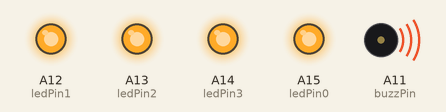
A sketch run on a simulated Arduino Mega 2560, built with avr-gcc and run on an emulated ATmega2560. Parts: output pins drawn as LEDs (lit = HIGH), buzzer (waves = sounding, pin HIGH). What the sketch prints to the serial monitor is not drawn.

Above: at 0.01 s.
At 1.0 s:
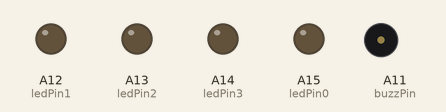
Timing chart, 0 to 2.5 s (numbered marks = the images above):
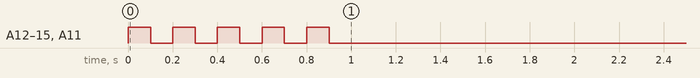

The sketch:

ARM_Arduino_GPS_Collector.ino
```cpp
#include <SPI.h>
#include <SD.h>
#include "TimerThree.h"

int               ledPin1 = A12;
int               ledPin2 = A13;
int               ledPin3 = A14;
int               ledPin0 = A15;
int               buzzPin = A11;
int               gndPin = A10;

File              sdFile;

String            fileName_S0 = "S0_log.txt";
String            fileName_S1 = "S1_log.txt";
String            fileName_S2 = "S2_log.txt";
String            fileName_S3 = "S3_log.txt";

char              inputChar_S0 = 0;
char              inputChar_S1 = 0;
char              inputChar_S2 = 0;
char              inputChar_S3 = 0;

String            inputString_S0 = "";
String            inputString_S1 = "";
String            inputString_S2 = "";
String            inputString_S3 = "";

unsigned long     timerLED_S0;
unsigned long     timerLED_S1;
unsigned long     timerLED_S2;
unsigned long     timerLED_S3;

String            nmea = "$GNGGA,091830.00,5007.77480,N,01422.50159,E,1,10,1.04,296.3,M,44.3,M,,*4B";

void setup()
{
  setup_PINS();
  test_Indicators(5);
  setup_Serial();
  //setup_SD();
  //create_files();
  Timer3.initialize(1000000);   // po 1ms vyvola preruseni
  Timer3.attachInterrupt(send_fixed_poss);
}

void loop()
{
  /*process_S0();
  process_S1();
  process_S2();
  process_S3();*/
  delay(5);
}
```

ARM_Arduino_GPS_Collector_collectionFncs.ino
```cpp
void process_S0(){
  while (Serial.available()) {
    inputChar_S0 = (char)Serial.read();
    inputString_S0 += inputChar_S0;
    if (inputChar_S0 == '\n') {
      sdFile = SD.open(fileName_S0, FILE_WRITE);
      sdFile.print(inputString_S0);
      sdFile.close();
      inputString_S0 = "";
      digitalWrite(ledPin0, HIGH);
      timerLED_S0 = millis();
      Serial.print("S0");
    }
  }
  if (timerLED_S0 < millis() - 20) digitalWrite(ledPin0, LOW);
}

void process_S1(){
  while (Serial1.available()) {
    inputChar_S1 = (char)Serial1.read();
    inputString_S1 += inputChar_S1;
    if (inputChar_S1 == '\n') {
      sdFile = SD.open(fileName_S1, FILE_WRITE);
      sdFile.print(inputString_S1);
      sdFile.close();
      inputString_S1 = "";
      digitalWrite(ledPin1, HIGH);
      timerLED_S1 = millis();
      Serial.print("S1");
    }
  }
  if (timerLED_S1 < millis() - 20) digitalWrite(ledPin1, LOW);
}
void process_S2(){
  while (Serial2.available()) {
    inputChar_S2 = (char)Serial2.read();
    inputString_S2 += inputChar_S2;
    if (inputChar_S2 == '\n') {
      sdFile = SD.open(fileName_S2, FILE_WRITE);
      sdFile.print(inputString_S2);
      sdFile.close();
      inputString_S2 = "";
      digitalWrite(ledPin2, HIGH);
      timerLED_S2 = millis();
      Serial.print("S2");
    }
  }
  if (timerLED_S2 < millis() - 20) digitalWrite(ledPin2, LOW);
}
void process_S3(){
  while (Serial3.available()) {
    inputChar_S3 = (char)Serial3.read();
    inputString_S3 += inputChar_S3;
    if (inputChar_S3 == '\n') {
      sdFile = SD.open(fileName_S3, FILE_WRITE);
      sdFile.print(inputString_S3);
      sdFile.close();
      inputString_S3 = "";
      digitalWrite(ledPin3, HIGH);
      timerLED_S3 = millis();
      Serial.print("S3");
    }
  }
  if (timerLED_S3 < millis() - 20) digitalWrite(ledPin3, LOW);
}
void create_files(){
  create_file(fileName_S0);
  create_file(fileName_S1);
  create_file(fileName_S2);
  create_file(fileName_S3);
}
void create_file(String fileName)
{
  sdFile = SD.open(fileName, FILE_WRITE);
  sdFile.println("     ... NEW MEASUREMENT: " + String(fileName) + " ...");
  sdFile.close();
  Serial.println(" - the file " + fileName + " has been created!");
}
```

ARM_Arduino_GPS_Collector_setupFncs.ino
```cpp
void setup_PINS(){
  pinMode(ledPin1, OUTPUT);
  pinMode(ledPin2, OUTPUT);
  pinMode(ledPin3, OUTPUT);
  pinMode(ledPin0, OUTPUT);
  pinMode(buzzPin, OUTPUT);
  pinMode(gndPin, OUTPUT);
  digitalWrite(gndPin, LOW);//Made it low all the time for ground
}
void test_Indicators(int num){
  for (int i=0; i < num; i++){
    digitalWrite(ledPin1, HIGH);
    digitalWrite(ledPin2, HIGH);
    digitalWrite(ledPin3, HIGH);
    digitalWrite(ledPin0, HIGH);
    digitalWrite(buzzPin, HIGH);
    delay(100);
    digitalWrite(ledPin1, LOW);
    digitalWrite(ledPin2, LOW);
    digitalWrite(ledPin3, LOW);
    digitalWrite(ledPin0, LOW);
    digitalWrite(buzzPin, LOW);
    delay(100);
  }
}
void setup_Serial(){
  Serial.begin(115200);
  Serial1.begin(115200);
  Serial2.begin(115200);
  Serial3.begin(115200);
}
void setup_SD(){
    Serial.print("Initializing SD card... ");

  if (!SD.begin(8)){
    Serial.println("failed!");
    test_Indicators(50);
    return;
  }
  Serial.println("done.");
}
void send_fixed_poss()
{
 Serial.println(nmea);
 Serial1.println(nmea);
 Serial2.println(nmea);
 Serial3.println(nmea);
}
```
